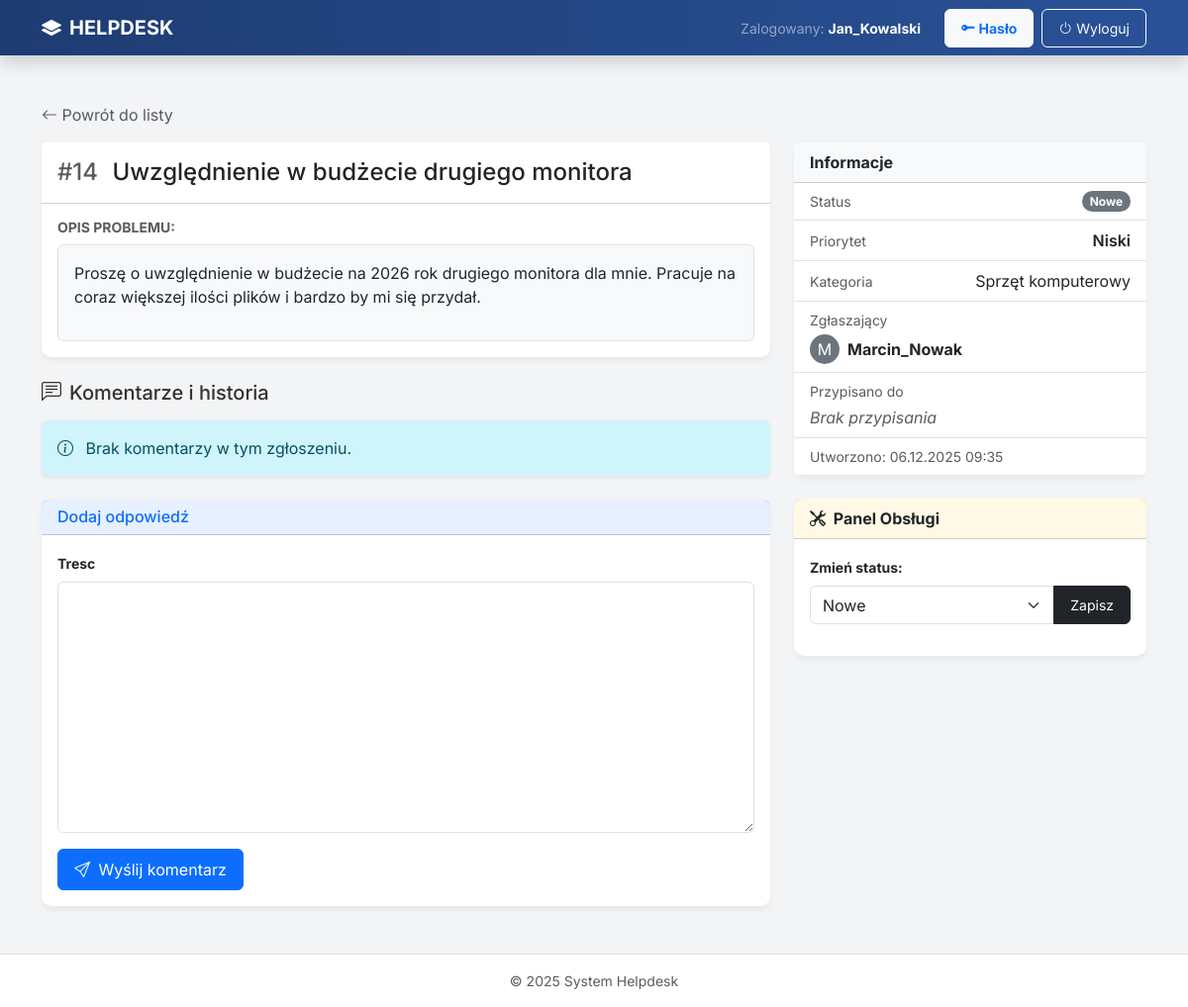
/helpdesk/zgloszenie/14/ (signed in), run on an earlier commit of the app's database.
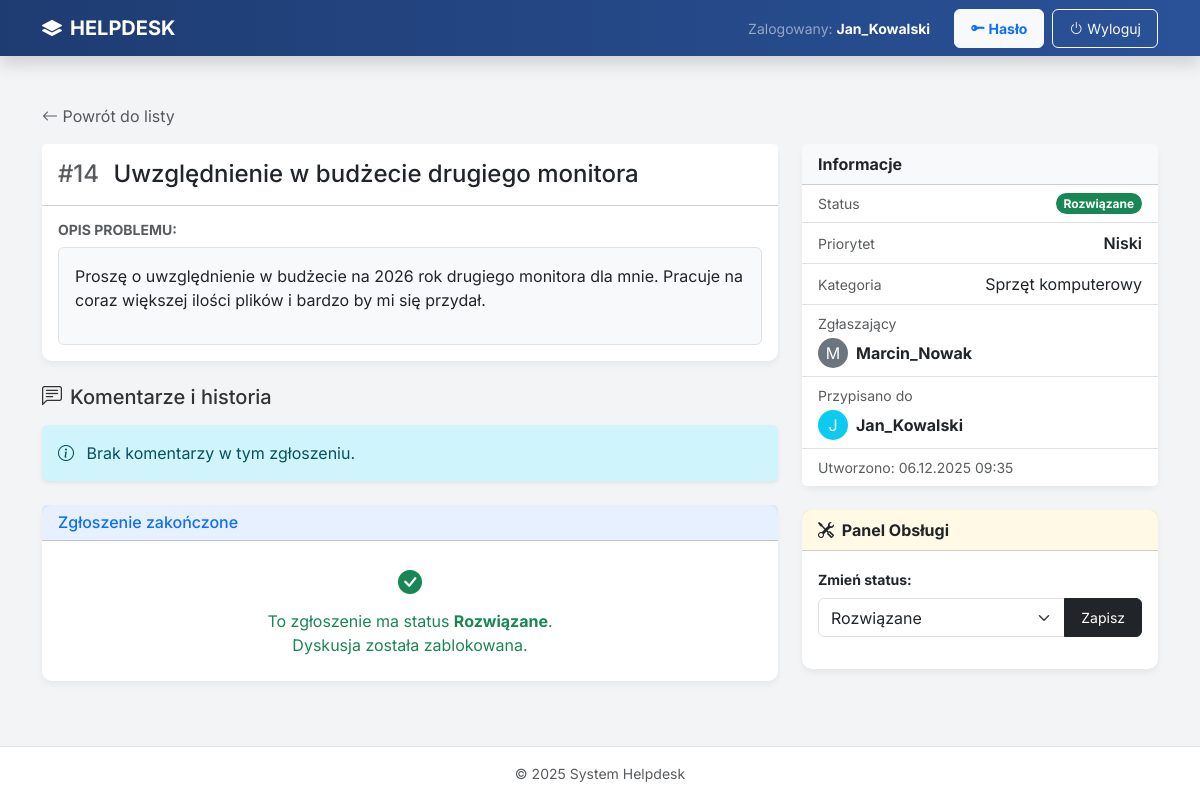
And on a later commit of the database.
### helpdesk/models.py (models this page shows, shortened)
class Zgloszenie(models.Model):
        STATUS_CHOICES = [('NOWE', 'Nowe'),
                          ('W_TOKU', 'W toku'),
                          ('ROZWIAZANE', 'Rozwiązane'),
                          ]
        PRIORYTET_CHOICES = [('NISKI', 'Niski'),
                             ('SREDNI', 'Średni'),
                             ('WYSOKI', 'Wysoki'),
                             ]
        tytul = models.CharField(max_length=255)
        opis = models.TextField()
        status = models.CharField(max_length=20, choices=STATUS_CHOICES, default='NOWE')
        priorytet = models.CharField(max_length=20, choices=PRIORYTET_CHOICES, default='SREDNI')
        kategoria = models.ForeignKey(Kategoria, on_delete=models.SET_NULL, null=True, blank=True)
        zgloszone_przez = models.ForeignKey(User, on_delete=models.CASCADE, related_name='moje_zgloszenia')
        przypisane_do = models.ForeignKey(User, on_delete=models.SET_NULL, null=True, blank=True, related_name='przypisane_zgloszenia')
        data_utworzenia = models.DateTimeField(auto_now_add=True)
        data_aktualizacji = models.DateTimeField(auto_now=True)
        class Meta:
            ordering = ['-data_utworzenia']
            verbose_name = 'Zgloszenie'
            verbose_name_plural = 'Zgloszenia'

class Kategoria(models.Model):
    nazwa = models.CharField(max_length=100)
    def __str__(self):
        return self.nazwa
    class Meta:
        verbose_name = 'Kategoria'
        verbose_name_plural = 'Kategorie'

### helpdesk/views.py (the view, shortened to what this page needs)
# urls.py: path('zgloszenie/<int:pk>/', views.ZgloszenieDetailView.as_view(), name='zgloszenie_detail'),
class ZgloszenieDetailView(LoginRequiredMixin, View):
    def get(self, request, pk):
        zgloszenie = get_object_or_404(Zgloszenie, pk=pk)
        komentarze = zgloszenie.komentarze.all()
        form_komentarz = KomentarzForm()
        is_manager = request.user.groups.filter(name='IT Manager').exists()
        is_pracownik_it = request.user.groups.filter(name='Pracownik IT').exists()
        is_staff = is_manager or is_pracownik_it
        form_przypisania = None
        form_status = None
        if is_manager:
            form_przypisania = PrzypiszZgloszenieForm(instance=zgloszenie)
        if is_staff:
            form_status = ZmienStatusForm(instance=zgloszenie)
        czy_zamkniete = zgloszenie.status in ['ROZWIAZANE', 'ZAMKNIETE']
        return render(request, "zgloszenie_detail.html", {
            "zgloszenie": zgloszenie,
            "komentarze": komentarze,
            "form": form_komentarz,
            "form_przypisania": form_przypisania,
            "form_status": form_status,  # NOWE: Formularz zmiany statusu
            "is_manager": is_manager,
            "is_staff": is_staff,  # NOWE: Flaga dla IT
            "czy_zamkniete": czy_zamkniete,  # NOWE: Flaga blokady
        })

### helpdesk/forms.py
class KomentarzForm(forms.ModelForm):
    class Meta:
        model = Komentarz
        fields = ['tresc']

class ZmienStatusForm(forms.ModelForm):
    class Meta:
        model = Zgloszenie
        fields = ['status']
        labels = {
            'status': 'Zmień status zgłoszenia'
        }
        widgets = {
            'status': forms.Select(attrs={'class': 'form-select'})
        }

### helpdesk/templates/zgloszenie_detail.html (shortened to what the changed rows need)
{% extends "base.html" %}
{% block content %}
<div class="row">
    <div class="col-lg-8">
        <div class="card mb-4">
            <div class="card-header bg-white py-3 d-flex justify-content-between align-items-center">
                <h4 class="mb-0">
                    <span class="text-muted me-2">#{{ zgloszenie.id }}</span>
                    {{ zgloszenie.tytul }}
                </h4>
            </div>
            <div class="card-body">
                <div class="bg-light p-3 rounded border">
                    {{ zgloszenie.opis|linebreaks }}
                </div>
            </div>
        </div>
        <div class="card border-primary border-opacity-25">
            <div class="card-header bg-primary bg-opacity-10 py-2">
                <h6 class="mb-0 text-primary">
                    {% if czy_zamkniete %}Zgłoszenie zakończone{% else %}Dodaj odpowiedź{% endif %}
                </h6>
            </div>
            <div class="card-body">
                {% if czy_zamkniete %}
                    <div class="text-center py-2 text-success">
                        <i class="bi bi-check-circle-fill fs-4 d-block mb-2"></i>
                        To zgłoszenie ma status <strong>{{ zgloszenie.get_status_display }}</strong>.<br>
                        Dyskusja została zablokowana.
                    </div>
                {% else %}
                    <form method="post">
                        <div class="mb-3">
                             {% for field in form %}
                                <label class="form-label fw-bold small">{{ field.label }}</label>
                                {{ field }}
                             {% endfor %}
                        </div>
                        <button type="submit" class="btn btn-primary">
                            <i class="bi bi-send me-1"></i> Wyślij komentarz
                        </button>
                    </form>
                {% endif %}
            </div>
        </div>
    </div>
    <div class="col-lg-4">
        <div class="card mb-4">
            <ul class="list-group list-group-flush">
                <li class="list-group-item d-flex justify-content-between align-items-center">
                    <span class="text-muted small">Status</span>
                    {% if zgloszenie.status == 'ROZWIAZANE' or zgloszenie.status == 'Rozwiazane' %}
                        <span class="badge bg-success rounded-pill">Rozwiązane</span>
                    {% elif zgloszenie.status == 'W_TOKU' %}
                        <span class="badge bg-warning text-dark rounded-pill">W toku</span>
                    {% else %}
                        <span class="badge bg-secondary rounded-pill">{{ zgloszenie.get_status_display }}</span>
                    {% endif %}
                </li>
                <li class="list-group-item d-flex justify-content-between align-items-center">
                    <span class="text-muted small">Priorytet</span>
                    <span class="fw-semibold">{{ zgloszenie.get_priorytet_display }}</span>
                </li>
                <li class="list-group-item d-flex justify-content-between align-items-center">
                    <span class="text-muted small">Kategoria</span>
                    <span class="text-end">{{ zgloszenie.kategoria }}</span>
                </li>
                <li class="list-group-item">
                    <div class="text-muted small mb-1">Zgłaszający</div>
                    <div class="d-flex align-items-center">
                        <div class="bg-secondary text-white rounded-circle d-flex align-items-center justify-content-center me-2" style="width: 30px; height: 30px;">
                            {{ zgloszenie.zgloszone_przez.username|slice:":1"|upper }}
                        </div>
                        <span class="fw-bold">{{ zgloszenie.zgloszone_przez.username }}</span>
                    </div>
                </li>
                <li class="list-group-item">
                    <div class="text-muted small mb-1">Przypisano do</div>
                    {% if zgloszenie.przypisane_do %}
                         <div class="d-flex align-items-center">
                            <div class="bg-info text-white rounded-circle d-flex align-items-center justify-content-center me-2" style="width: 30px; height: 30px;">
                                {{ zgloszenie.przypisane_do.username|slice:":1"|upper }}
                            </div>
                            <span class="fw-bold">{{ zgloszenie.przypisane_do.username }}</span>
                        </div>
                    {% else %}
                        <span class="text-muted fst-italic">Brak przypisania</span>
                    {% endif %}
                </li>
                <li class="list-group-item text-muted small">
                    Utworzono: {{ zgloszenie.data_utworzenia|date:"d.m.Y H:i" }}
                </li>
            </ul>
        </div>
        {% if is_staff %}
            <div class="card border-warning mb-4">
                <div class="card-header bg-warning bg-opacity-10 fw-bold text-dark">
                    <i class="bi bi-tools me-1"></i> Panel Obsługi
                </div>
                <div class="card-body">
                    <div class="mb-3">
                        <label class="form-label small fw-bold">Zmień status:</label>
                        <form method="post" action="{% url 'helpdesk:zgloszenie_status' zgloszenie.pk %}">
                            <div class="input-group">
                                {{ form_status.status }}
                                <button type="submit" class="btn btn-dark btn-sm">Zapisz</button>
                            </div>
                        </form>
                    </div>
                </div>
            </div>
        {% endif %}
    </div>
</div>
{% endblock %}

What changed in the data, as far as the page shows it:
changed Zgloszenie "Uwzględnienie w budżecie drugiego monitora": przypisane_do_id empty → 4 (drawn); przypisane_do.username (not shown) → "J"; przypisane_do.username (not shown) → "Jan_Kowalski"; status "Nowe" → "Rozwiązane"
Also different on the page:
text no longer shown: "Dodaj odpowiedź Wyślij komentarz Brak przypisania"
text now shown: "Zgłoszenie zakończone To zgłoszenie ma status . Dyskusja została zablokowana. Rozwiązane"
list line gone: "Tresc "
